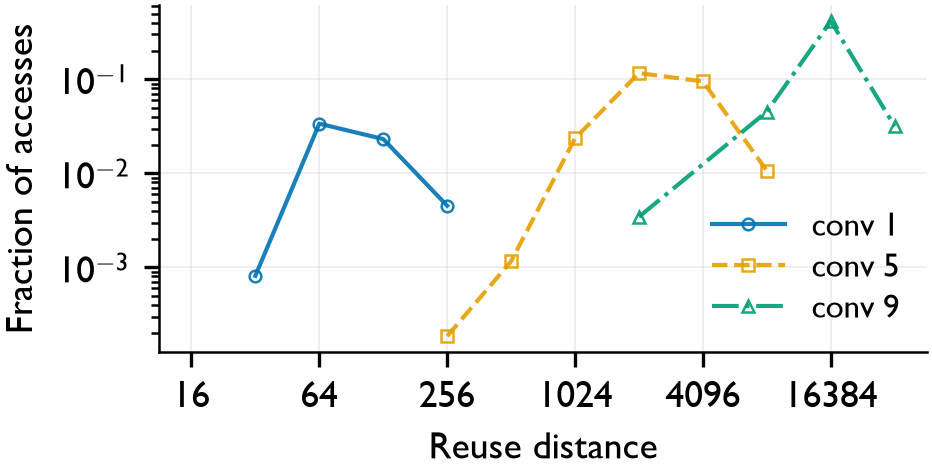

This chart was generated by the following Python code:
"""Figure: PDF of weight-line LRU reuse distance per vgg16 layer (loas_vgg16, T=4).

Input: data/*.csv from reuse_distance.py (130 files: 13 layers x 10 samples).
Output: fig_reuse_pdf.pdf (vector) + fig_reuse_pdf.png (300 dpi).

Per layer: the probability mass over log2-binned reuse distances (units: 64-byte
weight lines), mean across the 10 input samples with a min-max band. Cold
(first-ever) accesses are excluded from the PMF and reported in the caption
numbers printed to stdout. Vertical markers: V0 cache_a L1 (16 KiB = 256 lines)
and L2 (512 KiB = 8192 lines) capacities.
"""
import csv
import sys
from collections import defaultdict
from pathlib import Path

import matplotlib

matplotlib.use("Agg")
import matplotlib.pyplot as plt
import numpy as np
from matplotlib import font_manager as fm

HERE = Path(__file__).resolve().parent
DATA = HERE / "data"

# --- fonts per skill recipe: Gill Sans if present, else nearest humanist sans
WANTED = ["Gill Sans", "Gill Sans MT", "Lato", "Source Sans Pro", "DejaVu Sans"]
installed = {f.name for f in fm.fontManager.ttflist}
family = next((w for w in WANTED if w in installed), "DejaVu Sans")
plt.rcParams.update({
    "font.family": family, "font.size": 9, "axes.labelsize": 9,
    "mathtext.fontset": "custom",
    "mathtext.rm": family, "mathtext.it": family, "mathtext.bf": family,
    "xtick.labelsize": 9, "ytick.labelsize": 9,
    "axes.linewidth": 0.6, "axes.unicode_minus": False,
})

# --- ingest
# per (layer, sample): {bin_lo: count}; bins: -1 cold, 0, 1, 2, 4, ...
raw = defaultdict(dict)
for p in sorted(DATA.glob("*.csv")):
    with open(p) as fh:
        for row in csv.DictReader(fh):
            key = (row["layer"], int(row["sample"]))
            raw[key][int(row["bin_lo"])] = int(row["count"])

layers = sorted({k[0] for k in raw})
samples = sorted({k[1] for k in raw})
assert len(raw) == len(layers) * len(samples), (
    f"incomplete grid: {len(raw)} files for {len(layers)} layers x {len(samples)} samples")

all_bins = sorted({b for d in raw.values() for b in d if b >= 0})
bin_pos = {b: i for i, b in enumerate(all_bins)}  # x position = bin index

def pmf(counts):
    tot = sum(v for b, v in counts.items() if b >= 0)
    out = np.zeros(len(all_bins))
    for b, v in counts.items():
        if b >= 0:
            out[bin_pos[b]] = v / tot
    return out

# --- stats for the caption
print(f"n = {len(samples)} input samples per layer; {len(layers)} layers")
for layer in layers:
    tots, colds, d0 = [], [], []
    for s in samples:
        c = raw[(layer, s)]
        tot = sum(v for b, v in c.items() if b >= 0)
        tots.append(tot + c.get(-1, 0))
        colds.append(c.get(-1, 0))
        d0.append(c.get(0, 0) / tot)
    print(f"{layer}: accesses/sample mean {np.mean(tots):.0f}, cold lines "
          f"{np.mean(colds):.0f}, P(d=0) {np.mean(d0):.3f} "
          f"[{np.min(d0):.3f},{np.max(d0):.3f}]")

# --- figure: three representative layers across vgg16's depth (one per
# depth third; Okabe-Ito colors + linestyle + marker per curve).
fig, ax = plt.subplots(figsize=(3.3, 1.5))
# layer index -> (label, color, linestyle, marker)
SHOW = {0: ("conv 1", "#0072B2", "-", "o"),
        4: ("conv 5", "#E69F00", "--", "s"),
        8: ("conv 9", "#009E73", "-.", "^")}

# Cross-sample spread is below 0.3% of the mass in every bin (printed above),
# so the bands would be invisible; the mean over the 10 samples is drawn alone,
# and bins a layer never reaches are masked rather than drawn as cliffs to zero.
for i, layer in enumerate(layers):
    if i not in SHOW:
        continue
    label, color, ls, marker = SHOW[i]
    mat = np.stack([pmf(raw[(layer, s)]) for s in samples])
    x = np.arange(len(all_bins))
    mean = mat.mean(0)
    # Connect successive nonzero bins; zero-mass bins in between carry no
    # accesses and are skipped rather than drawn as cliffs to zero.
    # The d=0 bin is not drawn (not counted in the analysis).
    mask = (mean > 0) & (x > 0)
    ax.plot(x[mask], mean[mask], color=color, lw=1.0, ls=ls, marker=marker,
            ms=2.8, markerfacecolor="none", markeredgewidth=0.6, alpha=0.9,
            label=label)

ax.set_xticks([bin_pos[b] for b in all_bins if b in (16, 64, 256, 1024, 4096, 16384)])
ax.set_xticklabels([f"${b}$" for b in all_bins if b in (16, 64, 256, 1024, 4096, 16384)])
ax.set_xlim(left=bin_pos[min(b for b in all_bins if b > 0)] - 0.5)
ax.set_yscale("log")
from matplotlib.ticker import FuncFormatter, NullFormatter
ax.yaxis.set_major_formatter(FuncFormatter(
    lambda v, _: f"$10^{{{int(round(np.log10(v)))}}}$"))
ax.yaxis.set_minor_formatter(NullFormatter())
ax.set_xlabel("Reuse distance")
ax.set_ylabel("Fraction of accesses")
ax.legend(fontsize=8, frameon=False, handlelength=2.2, borderaxespad=0.4,
          labelspacing=0.3, loc="lower right")
ax.grid(alpha=0.25, lw=0.4)
ax.set_axisbelow(True)
ax.spines[["top", "right"]].set_visible(False)

fig.savefig(HERE / "fig_reuse_pdf.pdf", bbox_inches="tight", pad_inches=0.02)
fig.savefig(HERE / "fig_reuse_pdf.png", bbox_inches="tight", pad_inches=0.02, dpi=300)
print("font family used:", family)
print("wrote fig_reuse_pdf.pdf / .png")
